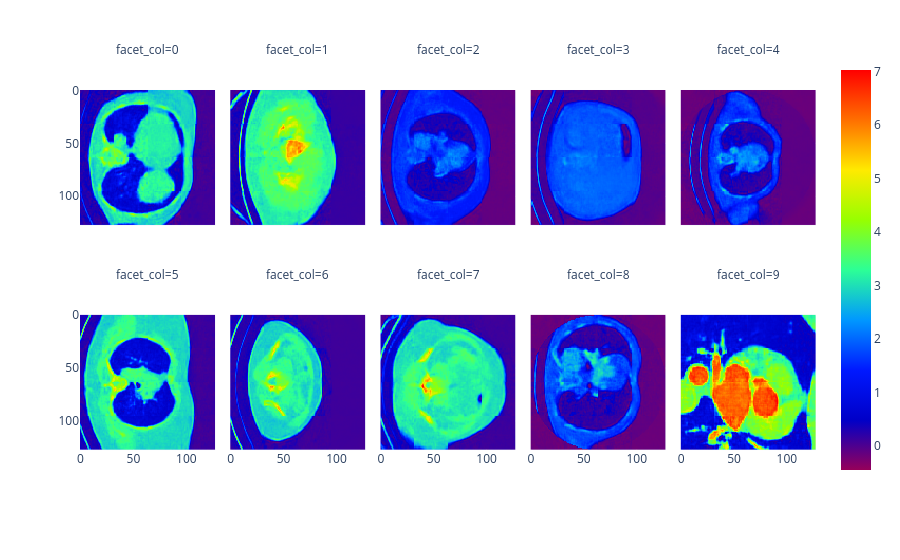

Write notebook code for a chart like this one.
### Code cell
img = model_output["x_hat"].detach().cpu().float().numpy()
img.shape
px.imshow(
    img[10:20, 0],
    facet_col=0,
    color_continuous_scale="rainbow",
    facet_col_wrap=5,
)

### Figure 1 — Plotly figure (JSON) as saved in the notebook; plotly's stock layout.template omitted (floating-point values rounded to 4 significant figures; data arrays with more than 128 entries replaced by an {"elided": "..."} marker saying what was removed)
{"data": [{"coloraxis": "coloraxis", "hovertemplate": "x: %{x}<br>y: %{y}<br>color: %{z}<extra></extra>", "name": "0", "type": "heatmap", "xaxis": "x6", "yaxis": "y6", "z": {"elided": "128x128 float values"}}, {"coloraxis": "coloraxis", "hovertemplate": "x: %{x}<br>y: %{y}<br>color: %{z}<extra></extra>", "name": "1", "type": "heatmap", "xaxis": "x7", "yaxis": "y7", "z": {"elided": "128x128 float values"}}, {"coloraxis": "coloraxis", "hovertemplate": "x: %{x}<br>y: %{y}<br>color: %{z}<extra></extra>", "name": "2", "type": "heatmap", "xaxis": "x8", "yaxis": "y8", "z": {"elided": "128x128 float values"}}, {"coloraxis": "coloraxis", "hovertemplate": "x: %{x}<br>y: %{y}<br>color: %{z}<extra></extra>", "name": "3", "type": "heatmap", "xaxis": "x9", "yaxis": "y9", "z": {"elided": "128x128 float values"}}, {"coloraxis": "coloraxis", "hovertemplate": "x: %{x}<br>y: %{y}<br>color: %{z}<extra></extra>", "name": "4", "type": "heatmap", "xaxis": "x10", "yaxis": "y10", "z": {"elided": "128x128 float values"}}, {"coloraxis": "coloraxis", "hovertemplate": "x: %{x}<br>y: %{y}<br>color: %{z}<extra></extra>", "name": "5", "type": "heatmap", "xaxis": "x", "yaxis": "y", "z": {"elided": "128x128 float values"}}, {"coloraxis": "coloraxis", "hovertemplate": "x: %{x}<br>y: %{y}<br>color: %{z}<extra></extra>", "name": "6", "type": "heatmap", "xaxis": "x2", "yaxis": "y2", "z": {"elided": "128x128 float values"}}, {"coloraxis": "coloraxis", "hovertemplate": "x: %{x}<br>y: %{y}<br>color: %{z}<extra></extra>", "name": "7", "type": "heatmap", "xaxis": "x3", "yaxis": "y3", "z": {"elided": "128x128 float values"}}, {"coloraxis": "coloraxis", "hovertemplate": "x: %{x}<br>y: %{y}<br>color: %{z}<extra></extra>", "name": "8", "type": "heatmap", "xaxis": "x4", "yaxis": "y4", "z": {"elided": "128x128 float values"}}, {"coloraxis": "coloraxis", "hovertemplate": "x: %{x}<br>y: %{y}<br>color: %{z}<extra></extra>", "name": "9", "type": "heatmap", "xaxis": "x5", "yaxis": "y5", "z": {"elided": "128x128 float values"}}], "layout": {"annotations": [{"font": {}, "showarrow": false, "text": "facet_col=5", "x": 0.092, "xanchor": "center", "xref": "paper", "y": 0.465, "yanchor": "bottom", "yref": "paper"}, {"font": {}, "showarrow": false, "text": "facet_col=6", "x": 0.296, "xanchor": "center", "xref": "paper", "y": 0.465, "yanchor": "bottom", "yref": "paper"}, {"font": {}, "showarrow": false, "text": "facet_col=7", "x": 0.5, "xanchor": "center", "xref": "paper", "y": 0.465, "yanchor": "bottom", "yref": "paper"}, {"font": {}, "showarrow": false, "text": "facet_col=8", "x": 0.704, "xanchor": "center", "xref": "paper", "y": 0.465, "yanchor": "bottom", "yref": "paper"}, {"font": {}, "showarrow": false, "text": "facet_col=9", "x": 0.908, "xanchor": "center", "xref": "paper", "y": 0.465, "yanchor": "bottom", "yref": "paper"}, {"font": {}, "showarrow": false, "text": "facet_col=0", "x": 0.092, "xanchor": "center", "xref": "paper", "y": 1.0, "yanchor": "bottom", "yref": "paper"}, {"font": {}, "showarrow": false, "text": "facet_col=1", "x": 0.296, "xanchor": "center", "xref": "paper", "y": 1.0, "yanchor": "bottom", "yref": "paper"}, {"font": {}, "showarrow": false, "text": "facet_col=2", "x": 0.5, "xanchor": "center", "xref": "paper", "y": 1.0, "yanchor": "bottom", "yref": "paper"}, {"font": {}, "showarrow": false, "text": "facet_col=3", "x": 0.704, "xanchor": "center", "xref": "paper", "y": 1.0, "yanchor": "bottom", "yref": "paper"}, {"font": {}, "showarrow": false, "text": "facet_col=4", "x": 0.908, "xanchor": "center", "xref": "paper", "y": 1.0, "yanchor": "bottom", "yref": "paper"}], "coloraxis": {"colorscale": [[0, "rgb(150,0,90)"], [0.125, "rgb(0,0,200)"], [0.25, "rgb(0,25,255)"], [0.375, "rgb(0,152,255)"], [0.5, "rgb(44,255,150)"], [0.625, "rgb(151,255,0)"], [0.75, "rgb(255,234,0)"], [0.875, "rgb(255,111,0)"], [1, "rgb(255,0,0)"]]}, "margin": {"t": 60}, "xaxis": {"anchor": "y", "constrain": "domain", "domain": [0, 0.184], "scaleanchor": "y"}, "xaxis10": {"anchor": "y10", "domain": [0.816, 1], "matches": "x", "showticklabels": false}, "xaxis2": {"anchor": "y2", "domain": [0.204, 0.388], "matches": "x"}, "xaxis3": {"anchor": "y3", "domain": [0.408, 0.592], "matches": "x"}, "xaxis4": {"anchor": "y4", "domain": [0.612, 0.796], "matches": "x"}, "xaxis5": {"anchor": "y5", "domain": [0.816, 1], "matches": "x"}, "xaxis6": {"anchor": "y6", "domain": [0, 0.184], "matches": "x", "showticklabels": false}, "xaxis7": {"anchor": "y7", "domain": [0.204, 0.388], "matches": "x", "showticklabels": false}, "xaxis8": {"anchor": "y8", "domain": [0.408, 0.592], "matches": "x", "showticklabels": false}, "xaxis9": {"anchor": "y9", "domain": [0.612, 0.796], "matches": "x", "showticklabels": false}, "yaxis": {"anchor": "x", "autorange": "reversed", "constrain": "domain", "domain": [0, 0.465]}, "yaxis10": {"anchor": "x10", "domain": [0.535, 1.0], "matches": "y", "showticklabels": false}, "yaxis2": {"anchor": "x2", "domain": [0, 0.465], "matches": "y", "showticklabels": false}, "yaxis3": {"anchor": "x3", "domain": [0, 0.465], "matches": "y", "showticklabels": false}, "yaxis4": {"anchor": "x4", "domain": [0, 0.465], "matches": "y", "showticklabels": false}, "yaxis5": {"anchor": "x5", "domain": [0, 0.465], "matches": "y", "showticklabels": false}, "yaxis6": {"anchor": "x6", "domain": [0.535, 1.0], "matches": "y"}, "yaxis7": {"anchor": "x7", "domain": [0.535, 1.0], "matches": "y", "showticklabels": false}, "yaxis8": {"anchor": "x8", "domain": [0.535, 1.0], "matches": "y", "showticklabels": false}, "yaxis9": {"anchor": "x9", "domain": [0.535, 1.0], "matches": "y", "showticklabels": false}}}
